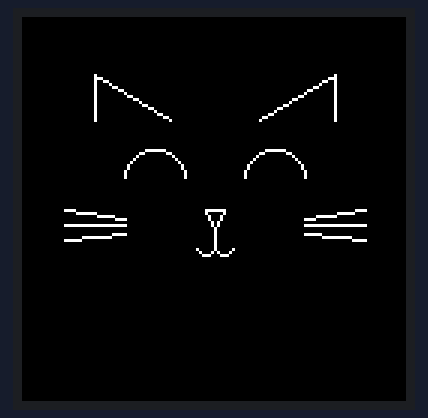
This sketch was run on a simulated Arduino Uno, built with avr-gcc and run on an emulated ATmega328P. Shown: 128×128 colour display.

Above: at 0.2 s.
At 2.28 s:
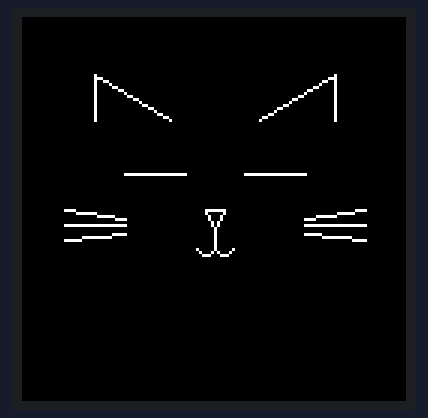

The sketch:

try_display_cutefaces.ino
```cpp
#include <LCDWIKI_SPI.h> //Hardware-specific library
#include <LCDWIKI_GUI.h> //Core graphics library


//                    CS  A0/DC  RESET  SDA  SCK  LED    VCC     GND    //
// Arduino Uno:       A5   A3     A4    11   13   A0   5V/3.3V   GND    //
// Arduino Mega2560:  A5   A3     A4    51   52   A0   5V/3.3V   GND    //

#define arr_length(a) (sizeof(a) / sizeof(a[0]))

//paramters define
#define MODEL ST7735S128
#define CS   A5
#define CD   A3
#define RST  A4
#define LED  A0   //if you don't need to control the LED pin,you should set it to -1 and set it to 3.3V

//the definiens of hardware spi mode as follow:
//if the IC model is known or the modules is unreadable,you can use this constructed function
LCDWIKI_SPI mylcd(MODEL,CS,CD,RST,LED); //model,cs,dc,reset,led

#define BLACK   0x0000
#define BLUE    0x001F
#define RED     0xF800
#define GREEN   0x07E0
#define CYAN    0x07FF
#define MAGENTA 0xF81F
#define YELLOW  0xFFE0
#define WHITE   0xFFFF

bool catBlink = true;

void setup() {
  Serial.begin(9600);
  mylcd.Init_LCD();
  mylcd.Fill_Screen(BLACK);


}

void loop(){
  catBlink = false;
  Draw_Cute_Face();
  delay(2000);
  catBlink = true;
  Draw_Cute_Face();
  delay(150);
}

void Draw_Cute_Face() {
  int centerX = 64;
  int centerY = 64;
  int noseSize = 7;
  int eyeSize = 10;
  int whiskerLength = 20;
  int earSize = 15;

  //face
  if(catBlink){
    mylcd.Set_Draw_color(BLACK);
    //mylcd.Fill_Rectangle(0, centerY - noseSize+5, mylcd.Get_Display_Width(), centerY - noseSize+5);
    mylcd.Fill_Rectangle(0, centerY - eyeSize, mylcd.Get_Display_Width(), centerY - eyeSize - 10);

    mylcd.Set_Draw_color(WHITE);
    mylcd.Draw_Line(centerX-30, centerY-12, centerX-10, centerY-12);
    mylcd.Draw_Line(centerX+30, centerY-12, centerX+10, centerY-12);
  }else{
    mylcd.Fill_Screen(BLACK);
    mylcd.Set_Draw_color(WHITE);

    mylcd.Draw_Circle(centerX-20, centerY-10, 10);
    mylcd.Draw_Circle(centerX+20, centerY-10, 10);

    mylcd.Draw_Circle(centerX-3, centerY + noseSize +5, 3);
    mylcd.Draw_Circle(centerX+3, centerY + noseSize +5, 3);

    mylcd.Set_Draw_color(BLACK);
    mylcd.Fill_Rectangle(0, centerY-10, mylcd.Get_Display_Width(),centerY + noseSize+5);

    mylcd.Set_Draw_color(WHITE);
    //mylcd.Draw_Line(centerX, centerY, centerX - noseSize / 2, centerY + noseSize);
    //mylcd.Draw_Line(centerX, centerY, centerX + noseSize / 2, centerY + noseSize);
    //mylcd.Draw_Line(centerX - noseSize / 2, centerY + noseSize, centerX + noseSize / 2, centerY + noseSize);

    //mylcd.Draw_Line(centerX, centerY + noseSize, centerX - noseSize / 2, centerY);
    //mylcd.Draw_Line(centerX, centerY + noseSize, centerX + noseSize / 2, centerY);
    //mylcd.Draw_Line(centerX - noseSize / 2, centerY, centerX + noseSize / 2, centerY);
    //mylcd.Draw_Line(centerX, centerY + noseSize, centerX, centerY + noseSize + 5);

    mylcd.Draw_Line(centerX, centerY + noseSize, centerX - noseSize / 2, centerY);
    mylcd.Draw_Line(centerX, centerY + noseSize, centerX + noseSize / 2, centerY);
    mylcd.Draw_Line(centerX - noseSize / 2, centerY, centerX + noseSize / 2, centerY);
    mylcd.Draw_Line(centerX, centerY + noseSize, centerX, centerY + noseSize + 5);


    //whiskers
    mylcd.Draw_Line(centerX - 30, centerY + 3, centerX - 30 - whiskerLength, centerY);
    mylcd.Draw_Line(centerX - 30, centerY + 5, centerX - 30 - whiskerLength, centerY + 5);
    mylcd.Draw_Line(centerX - 30, centerY + 8, centerX - 30 - whiskerLength, centerY + 10);

    mylcd.Draw_Line(centerX + 30, centerY +3, centerX + 30 + whiskerLength, centerY);
    mylcd.Draw_Line(centerX + 30, centerY + 5, centerX + 30 + whiskerLength, centerY + 5);
    mylcd.Draw_Line(centerX + 30, centerY + 8, centerX + 30 + whiskerLength, centerY + 10);

    //ears
    mylcd.Draw_Line(centerX - 40, centerY - 30 - earSize, centerX - 15, centerY - 30);
    mylcd.Draw_Line(centerX - 40, centerY - 30 - earSize, centerX - 40, centerY - 30);

    mylcd.Draw_Line(centerX + 40, centerY - 30 - earSize, centerX + 15, centerY - 30);
    mylcd.Draw_Line(centerX + 40, centerY - 30 - earSize, centerX + 40, centerY - 30);
  }
}
```
